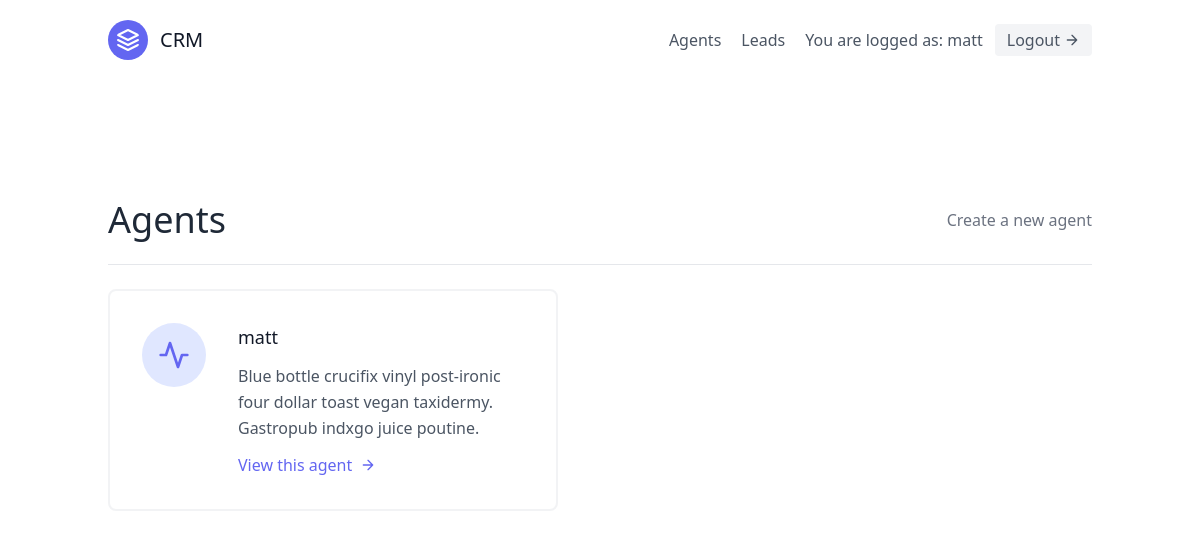
/agents/ (signed in), run on an earlier commit of the app's database.
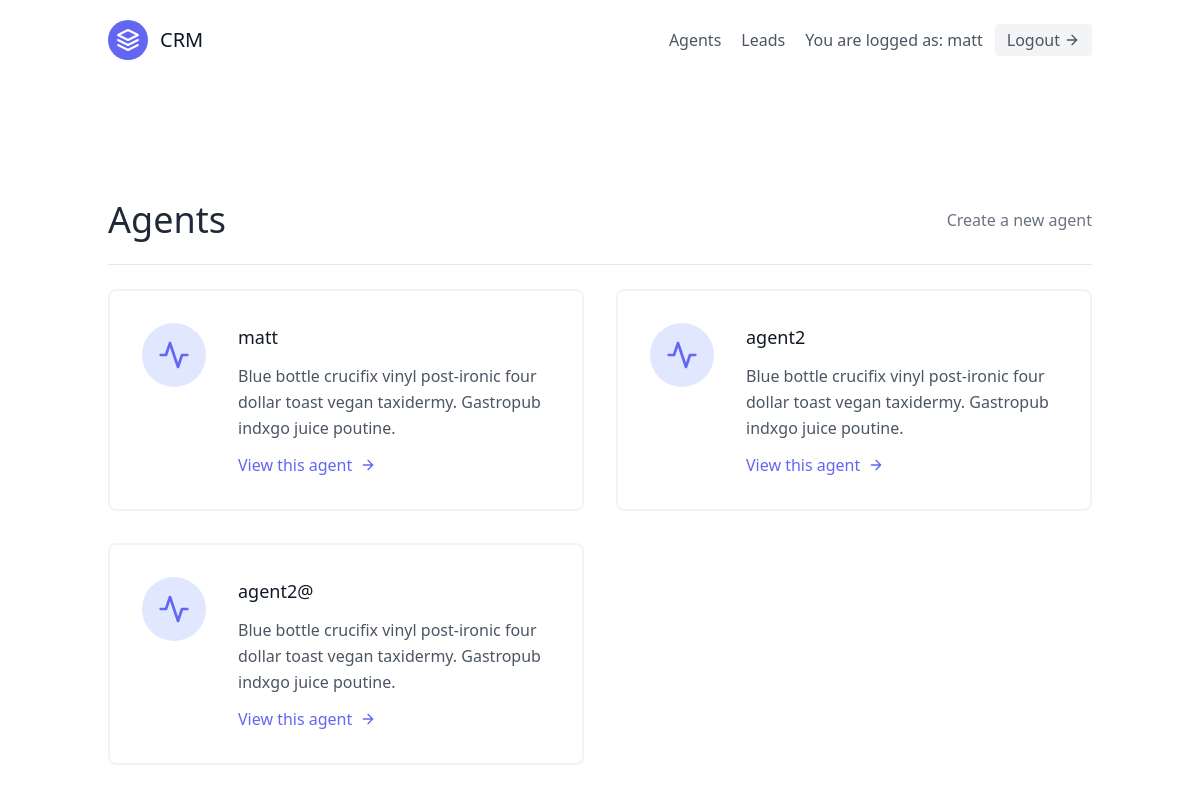
And on a later commit of the database.
### leads/models.py (models this page shows, shortened)
class User(AbstractUser):
   is_organisor = models.BooleanField(default=True)
   is_agent =  models.BooleanField(default=False)

class Agent(models.Model):
    user = models.OneToOneField(User, on_delete=models.CASCADE)
    organisation = models.ForeignKey(UserProfile, on_delete=models.CASCADE)

### agents/views.py (the view)
# urls.py: path('', AgentListView.as_view(), name='agent-list'),
class AgentListView(OrganisorAndLoginRequiredMixin ,generic.ListView):
    template_name = "agents/agent_list.html"
    def get_queryset(self):
        organisation = self.request.user.userprofile
        return Agent.objects.filter(organisation = organisation)

### agents/mixins.py (called while the page is built)
    def dispatch(self, request, *args, **kwargs):
        if not request.user.is_authenticated or not request.user.is_organisor:
            return redirect("leads:lead-list")
        return super().dispatch(request, *args, **kwargs)

### agents/templates/agents/agent_list.html
{% extends "base.html" %}
{% block content %}
    <section class="text-gray-600 body-font">
    <div class="container px-5 py-24 mx-auto flex flex-wrap">
        <div class="w-full mb-6 py-6 flex justify-between items-center border-b border-gray-200">
            <div>
            <h1 class="text-4xl text-gray-800 ">Agents</h1>
            </div>
            <div>
            <a class="text-gray-500 hover:text-blue-500" href="{% url 'agents:agent-create'%}">Create a new agent</a>
            </div>
        </div>
        <div class="flex flex-wrap -m-4">
        {% for agent in object_list %}
        <div class="p-4 lg:w-1/2 md:w-full">
            <div class="flex border-2 rounded-lg border-gray-200 border-opacity-50 p-8 sm:flex-row flex-col">
            <div class="w-16 h-16 sm:mr-8 sm:mb-0 mb-4 inline-flex items-center justify-center rounded-full bg-indigo-100 text-indigo-500 flex-shrink-0">
                <svg fill="none" stroke="currentColor" stroke-linecap="round" stroke-linejoin="round" stroke-width="2" class="w-8 h-8" viewBox="0 0 24 24">
                <path d="M22 12h-4l-3 9L9 3l-3 9H2"></path>
                </svg>
            </div>
            <div class="flex-grow">
                <h2 class="text-gray-900 text-lg title-font font-medium mb-3">{{ agent.user.username}}</h2>
                <p class="leading-relaxed text-base">Blue bottle crucifix vinyl post-ironic four dollar toast vegan taxidermy. Gastropub indxgo juice poutine.</p>
                <a href="{% url 'agents:agent-detail' agent.pk %}" class="mt-3 text-indigo-500 inline-flex items-center">View this agent
                <svg fill="none" stroke="currentColor" stroke-linecap="round" stroke-linejoin="round" stroke-width="2" class="w-4 h-4 ml-2" viewBox="0 0 24 24">
                    <path d="M5 12h14M12 5l7 7-7 7"></path>
                </svg>
                </a>
            </div>
            </div>
        </div>
        {% endfor %}
        </div>
    </div>
    </section>
{% endblock content %}

### templates/base.html (shortened to what this page needs)
{% load  static %}
<!DOCTYPE html>
<html lang="en">
<head>
    <script src="https://cdn.tailwindcss.com"></script>
    <link  href="{% static 'css/style.css' %}" rel="stylesheet">
</head>
<body>
    <div class="max-w-7xl mx-auto ">
        {% include "navbar.html" %}
        {% block content %}
        {% endblock content %}
    </div>
</body>
</html>

### templates/navbar.html (shortened to what this page needs)
<header class="text-gray-600 body-font">
    <div class="container mx-auto flex flex-wrap p-5 flex-col md:flex-row items-center">
      <a class="flex title-font font-medium items-center text-gray-900 mb-4 md:mb-0">
        <svg xmlns="http://www.w3.org/2000/svg" fill="none" stroke="currentColor" stroke-linecap="round" stroke-linejoin="round" stroke-width="2" class="w-10 h-10 text-white p-2 bg-indigo-500 rounded-full" viewBox="0 0 24 24">
          <path d="M12 2L2 7l10 5 10-5-10-5zM2 17l10 5 10-5M2 12l10 5 10-5"></path>
        </svg>
        <span class="ml-3 text-xl">CRM</span>
      </a>
      <nav class="md:ml-auto flex flex-wrap items-center text-base justify-center">
        {% if not request.user.is_authenticated %}
          <a href="{% url 'signup' %}" class="mr-5 hover:text-gray-900">SignUp</a>
        {% else %}
          {% if request.user.is_organisor %}
          <a href="{% url 'agents:agent-list' %}" class="mr-5 hover:text-gray-900">Agents</a>
          {% endif %}
          <a href="{% url 'leads:lead-list' %}" class="mr-5 hover:text-gray-900">Leads</a>
        {% endif %}
      </nav>
      {% if request.user.is_authenticated %}
        You are logged as: {{ request.user.username }}
        <a href="{% url 'logout' %}" class="ml-3 inline-flex items-center bg-gray-100 border-0 py-1 px-3 focus:outline-none hover:bg-gray-200 rounded text-base mt-4 md:mt-0">Logout
          <svg fill="none" stroke="currentColor" stroke-linecap="round" stroke-linejoin="round" stroke-width="2" class="w-4 h-4 ml-1" viewBox="0 0 24 24">
            <path d="M5 12h14M12 5l7 7-7 7"></path>
          </svg>
        </a>
      {% endif %}
    </div>
  </header>

### templates/scripts.html (shortened to what this page needs)
{% load static %}

What changed in the data, as far as the page shows it:
added Agent: user.username "agent2"
added Agent: user.username "agent2@"
